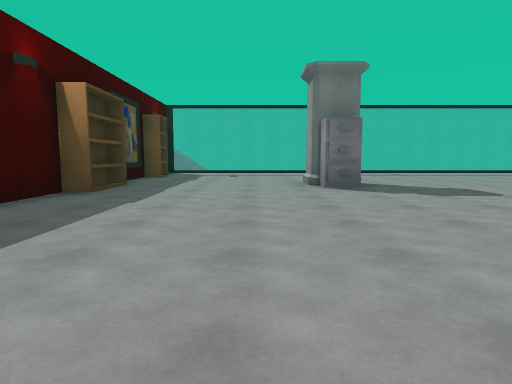
[1] (above)

17 first-person views from a walk through a scene from a Unity 3-D project. The camera is 1.2 m above the floor, tilts 6° down and sees 75° across. The floor is counted in squares, 2 m on a side. Each view is taken from the middle of a square. On the plan, view 1 faces up. The plan holds only what a view shows up to about 10 squares ahead; the rest is blank. The place goes on beyond the plan. Some surface patterns are stand-ins.

[2]
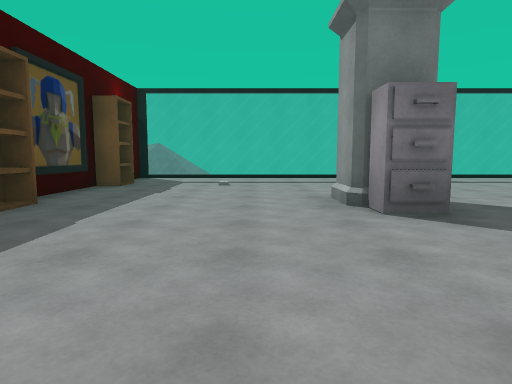

[3]
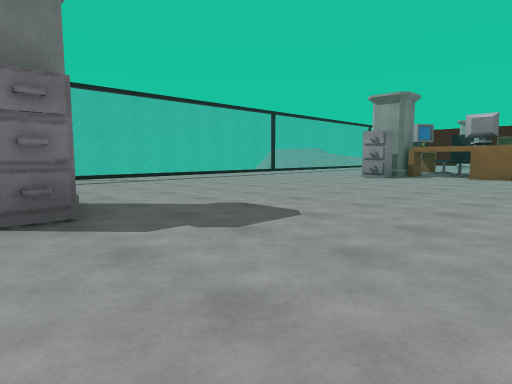

[4]
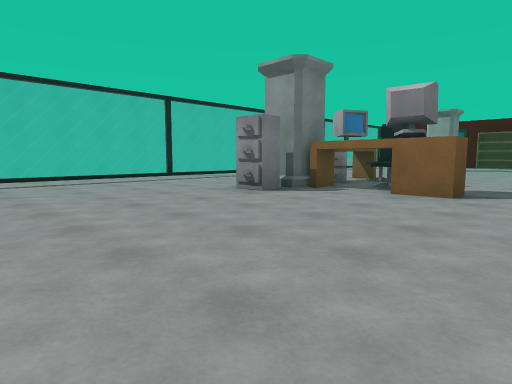

[5]
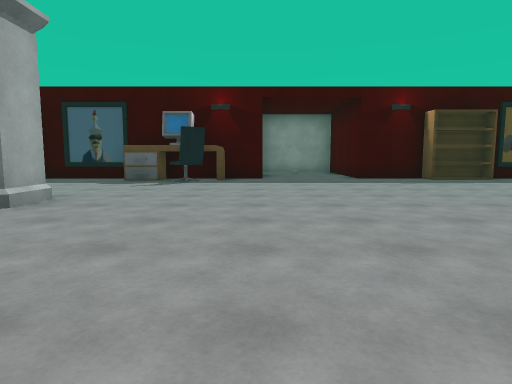

[6]
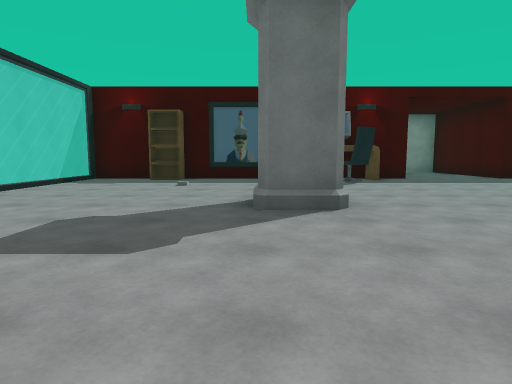

[7]
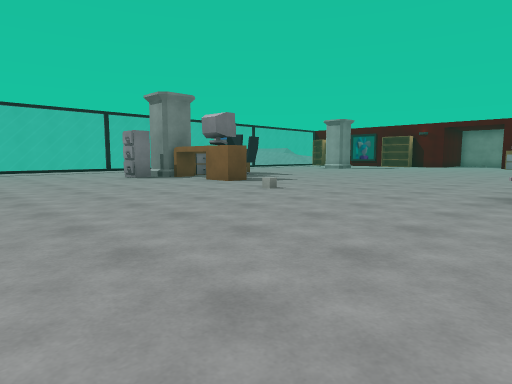

[8]
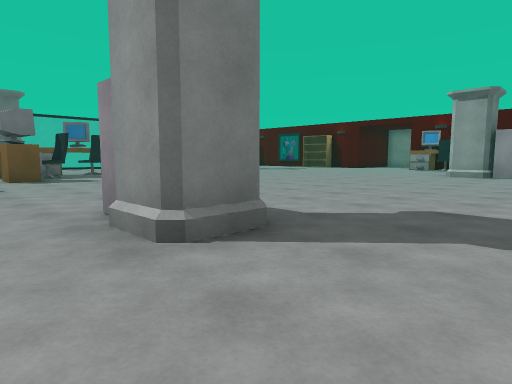

[9]
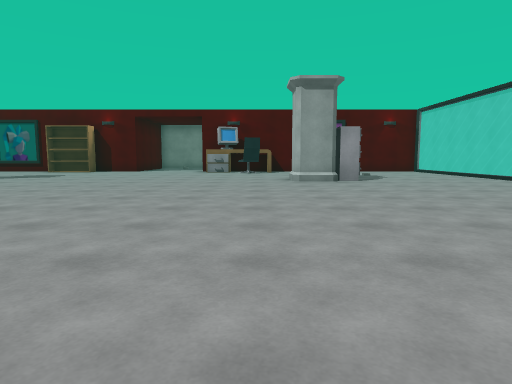

[10]
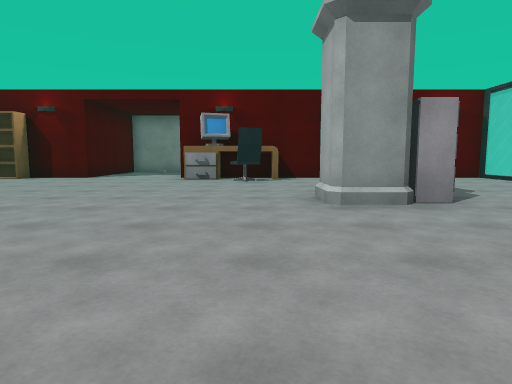

[11]
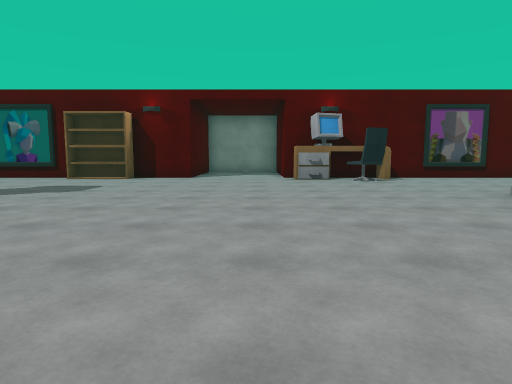

[12]
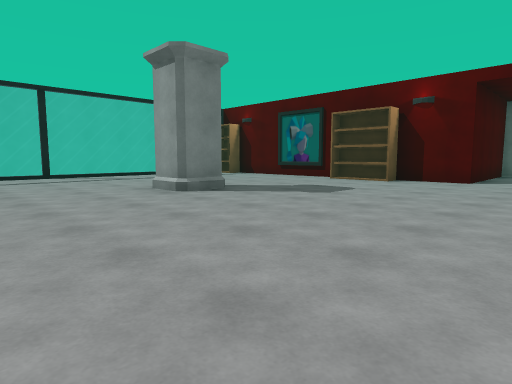

[13]
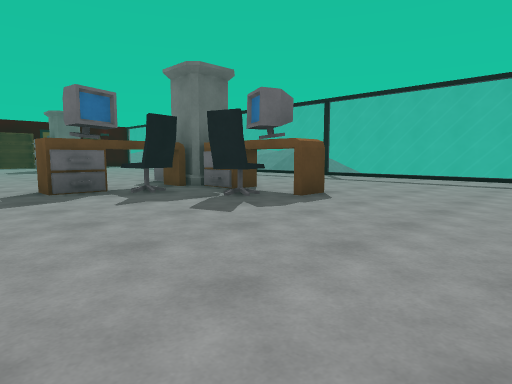

[14]
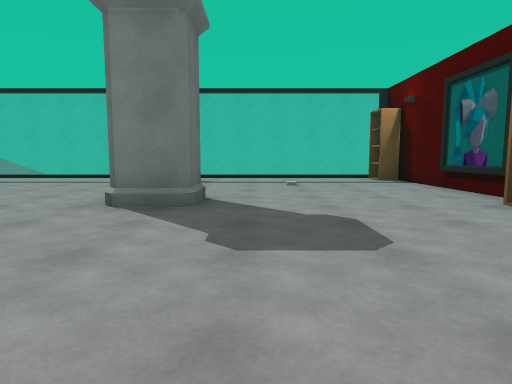

[15]
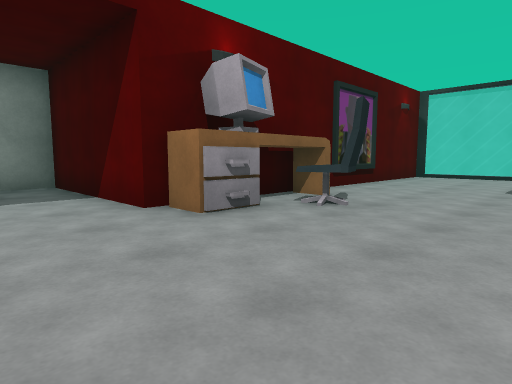

[16]
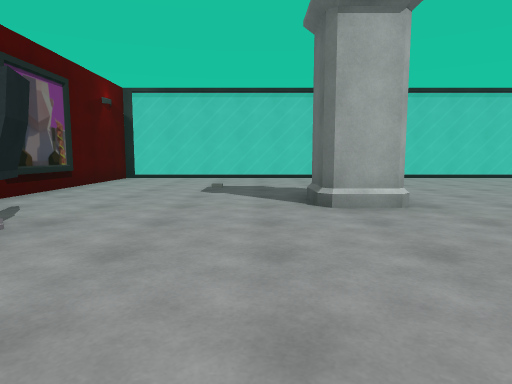

[17]
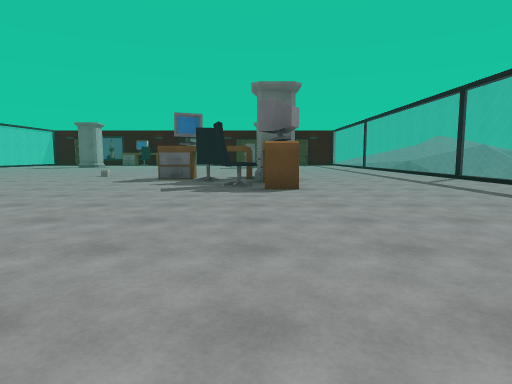

### Floor plan
Key: @ floor where view 1 was taken; # wall or solid block; . floor; / step, stairs or slope; = window, fence, low wall or low ledge; v drop or lower ground; O other object.
Columns run from 4 left of view 1 to 31 right of it. Each row starts with its distance up from view 1.
 13  ====== ======= ======= =======v
 12 #...... ......................O#
 11  ..............................#
 10  O.............................#
  9 #O.............................#
  8 #.....O........#O......../O....#
  7 ##....#.......O##OOO.....//...O#
  6  O....O.........OOO...........O#
  5 #...............O..............#
  4 #..............................####
  3 .................................
  2 ...................................#
  1 #.............................O####
  0  O..@.........................O#
 -1  OO.............O............OO#
 -2  O.../O......../O.........O....#
 -3 #O...//....   .//.........#....#
 -4 #.........    ............O....#
 -5 #O.......     .....   .........#
 -6 #.......             ..........#
 -7 #.....              .... ......#
 -8  ===                ===   =====

Where each view was taken, in squares from view 1:
view 1: 0 up, 0 right, facing up
view 2: 3 up, 0 right, facing up
view 3: 3 up, 1 right, facing up-right
view 4: 3 up, 6 right, facing up-right
view 5: 1 up, 6 right, facing left
view 6: 3 down, 6 right, facing left
view 7: 2 down, 6 right, facing up-right
view 8: 5 down, 10 right, facing up-right
view 9: 1 down, 13 right, facing right
view 10: 1 down, 17 right, facing right
view 11: 2 up, 17 right, facing right
view 12: 2 up, 18 right, facing up-right
view 13: 3 up, 18 right, facing up-left
view 14: 3 up, 23 right, facing up
view 15: 3 up, 23 right, facing down-right
view 16: 2 up, 23 right, facing down
view 17: 7 up, 21 right, facing left
